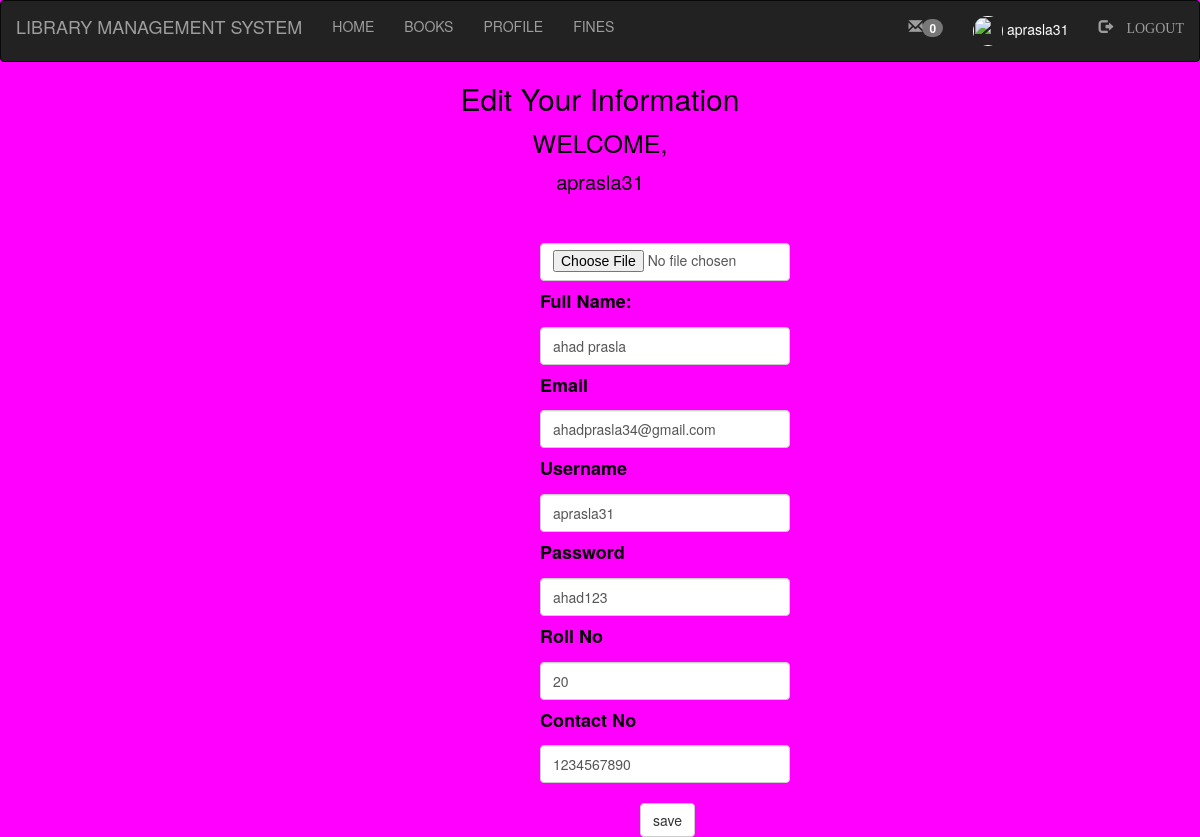
Screenshot of /Student/edit.php (signed in) with the database file from the repository.
### tables this page shows
CREATE TABLE `student` (
  `fullname` varchar(100) NOT NULL,
  `email` varchar(100) NOT NULL,
  `username` varchar(100) NOT NULL,
  `password` varchar(100) NOT NULL,
  `roll` int(225) NOT NULL,
  `contact` int(100) NOT NULL,
  `pic` varchar(100) NOT NULL
);

### Student/edit.php (the view, shortened to what this page needs)
<?php
	include "navbar.php";
	include "connection.php";
?>
<!DOCTYPE html>
<html>
<head>
</head>
<body style="background-color: magenta;">
	<h2 style="text-align: center;color: black;">Edit Your Information</h2>
	<?php
		$sql = "SELECT * FROM student WHERE username='$_SESSION[login_user]'";
		$result = mysqli_query($db,$sql) or die (mysql_error());
		while ($row = mysqli_fetch_assoc($result))
		{
			$fullname=$row['fullname'];
			$email=$row['email'];
			$username=$row['username'];
			$password=$row['password'];
			$roll=$row['roll'];
			$contact=$row['contact'];
		}
	?>
	<div class="profile_info" style="text-align: center;">
		<span style="color: black; font-size:25px;">WELCOME,</span>
		<h4 style="color: black; font-size:20px;"><?php echo $_SESSION['login_user']; ?></h4>
	</div><br><br>
	<div class="form1">
		<form action="" method="post" enctype="multipart/form-data">
		<input class="form-control" type="file" name="file">
		<label><h4><b>Full Name: </b></h4></label>
		<input class="form-control" type="text" name="fullname" value="<?php echo $fullname; ?>">
		<label><h4><b>Email</b></h4></label>
		<input class="form-control" type="text" name="email" value="<?php echo $email; ?>">
		<label><h4><b>Username</b></h4></label>
		<input class="form-control" type="text" name="username" value="<?php echo $username; ?>">
		<label><h4><b>Password</b></h4></label>
		<input class="form-control" type="text" name="password" value="<?php echo $password; ?>">
		<label><h4><b>Roll No</b></h4></label>
		<input class="form-control" type="text" name="roll" value="<?php echo $roll; ?>">
		<label><h4><b>Contact No</b></h4></label>
		<input class="form-control" type="text" name="contact" value="<?php echo $contact; ?>">
		<br>
		<div style="padding-left: 100px;">
			<button class="btn btn-default" type="submit" name="submit">save</button></div>
	</form>
</div>
</body>
</html>

### Student/style.css (style rules this page uses)
html, body, div, span, object, iframe, h1, h2, h3, h4, h5, h6, p, blockquote, pre, abbr, address, cite, code, del, dfn, em, img, ins, kbd, q, samp, small, strong, sub, sup, var, b, i, dl, dt, dd, ol, ul, li, fieldset, form, label, legend, table, caption, tbody, tfoot, thead, tr, th, td, article, aside, canvas, details, figcaption, figure, footer, header, hgroup, menu, nav, section, summary, time, mark, audio, video { margin:0; padding:0; border:0; outline:0; font-size:100%; vertical-align:baseline; background:transparent; }
body { line-height:1; }
input, select { vertical-align:middle; }
input { height: 25px; width: 300px; }

### Student/edit.php (style rules this page uses)
.form-control { width:250px; height: 38px; }
.form1 { margin:0 540px; }
label { color: black; }

### rows the page displays
student: fullname "ahad prasla", email "ahadprasla34@gmail.com", username "aprasla31", password "ahad123", roll "20", contact "1234567890"

### other values shown
$c['total'] "0"
$_SESSION['login_user'] "aprasla31"
